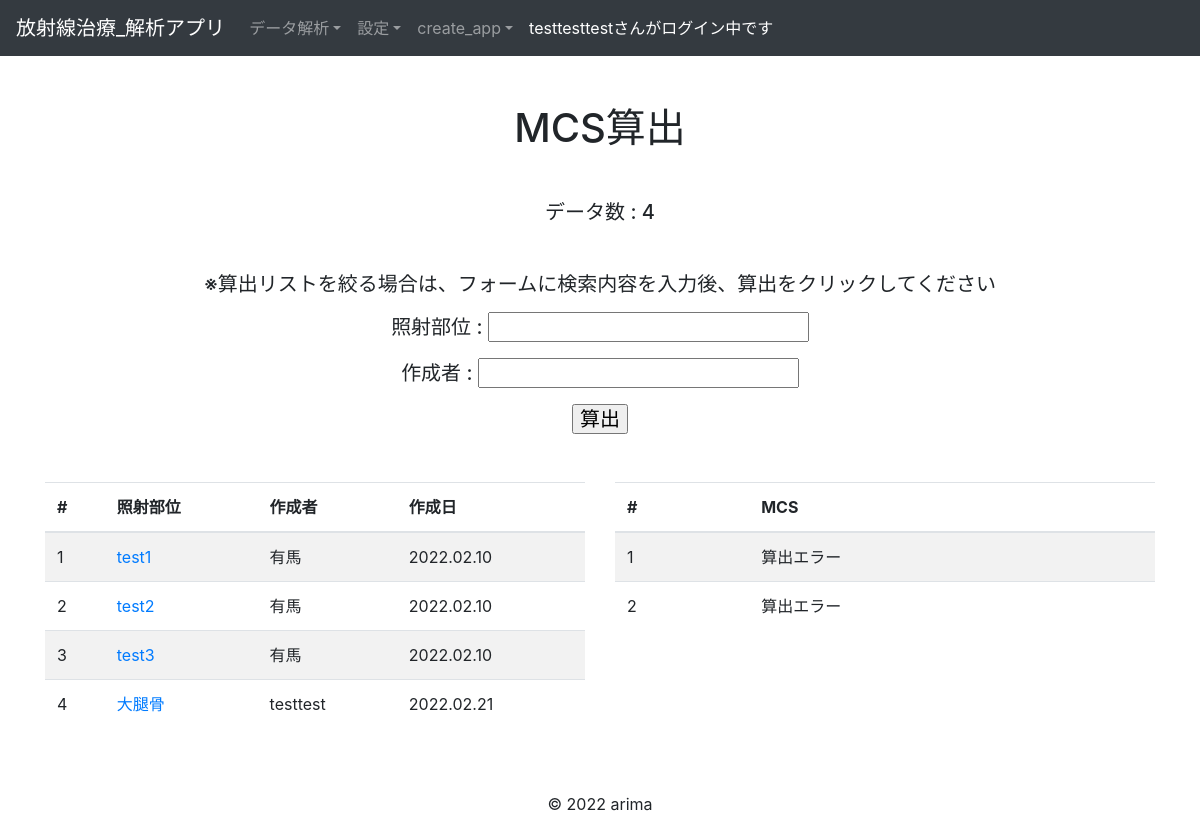
/analytics/mcs (signed in), run on the app's committed database.
### accounts/models.py (models this page shows, shortened)
class Users(AbstractBaseUser, PermissionsMixin):
    username = models.CharField(max_length=150)
    company = models.CharField(max_length=150)
    email = models.EmailField(max_length=255, unique=True)
    is_active = models.BooleanField(default=True)
    is_staff = models.BooleanField(default=False)
    USERNAME_FIELD = 'email'
    REQUIRED_FIELDS = ['username']
    objects = UserManager()
    def __str__(self):
        return self.username

### analytics/models.py (models this page shows, shortened)
class BaseModel(models.Model):
    create_at = models.DateTimeField()
    update_at = models.DateTimeField()
    class Meta:
        abstract = True #Tableとして作成されないようにする

class Rtdatas(BaseModel):
    region = models.CharField(max_length=10)
    user = models.ForeignKey(
        'accounts.Users', on_delete=models.CASCADE
    )
    objects = RtdatasManager()
    class Meta:
        db_table = 'rtdata'
        verbose_name_plural = 'RTデータ'
    def get_absolute_url(self):
        return reverse_lazy('analytics:detail_rtdata', kwargs={'pk': self.pk})

### analytics/views.py (the view, shortened to what this page needs)
# urls.py: path('mcs', Mcs.as_view(), name='mcs'),
class Mcs(LoginRequiredMixin, ListView):
    model = Rtdatas
    template_name = 'analytics/mcs.html'
    def get_queryset(self):
        query = super().get_queryset()
        region = self.request.GET.get('region', None)
        author = self.request.GET.get('author', None)
        if region:
            query = query.filter(
                region=region
            )
        order_by_create_at = self.request.GET.get('order_by_create_at', 0)
        if order_by_create_at == '1':
            query = query.order_by('create_at')
        elif order_by_create_at == '2':
            query = query.order_by('-create_at')
        return query
    def get_context_data(self,**kwargs):
        context = super().get_context_data(**kwargs)
        context['region'] = self.request.GET.get('region', '')
        context['author'] = self.request.GET.get('author', '')
        order_by_create_at = self.request.GET.get('order_by_create_at', 0)
        if order_by_create_at == '1':
            context['ascending'] = True
        elif order_by_create_at == '2':
            context['descending'] = True
        mcs_data = []
        region = self.request.GET.get('region', None)
        author = self.request.GET.get('author', None)
        if region and author:
            user_id = Users.objects.filter(username=author)
            rtdatas = Rtdatas.objects.filter(region=region, user_id=user_id)
        elif region:
            rtdatas = Rtdatas.objects.filter(region=region)
        elif author:
            user_id = Users.objects.filter(username=author)
            rtdatas = Rtdatas.objects.filter(user_id=user_id)
        else:
            rtdatas = Rtdatas.objects.fetch_all_rtdatas()
        for rtdata in rtdatas:
            rtdata_id = rtdata.id
            plandata = Plandatas.objects.filter(rtdata_id=rtdata_id)
            if plandata.first() is not None:
                        file = Plandatas.objects.get(rtdata_id=rtdata_id)
                        df = pydicom.read_file(file.plandata)
            else:
                mcs_data.append('算出エラー')
        context['mcs'] = mcs_data
        return context

### analytics/models.py (called while the page is built)
    def fetch_all_rtdatas(self):
        return self.order_by('id').all()

### templates/analytics/mcs.html (shortened to what this page needs)
{% extends "base.html" %}
{% block content %}
<div class="container">
  <h1 class="text-center my-5">MCS算出</h1>
  <h5 class="text-center my-5">データ数 : {{ object_list.count }}</h5>
  <h5 class="text-center my-5">
    <form method="get" action="{% url 'analytics:jtcs'%}">
      <p>※算出リストを絞る場合は、フォームに検索内容を入力後、算出をクリックしてください</p>
      <p>照射部位 : <input type="text" name="region" value="{{region}}"></p>
      <p>作成者 : <input type="text" name="author" value="{{author}}"></p>
      <p><input type="submit" value="算出"></p>
    </form>
  </h5>
  <div class="row justify-content-center">
    <div class="col-6">
      <table class="table table-striped table-hover">
        <thead>
          <tr>
            <th>#</th>
            <th>照射部位</th>
            <th>作成者</th>
            <th>作成日</th>
          </tr>
        </thead>
        <tbody>
          {% for object in object_list %}
            <tr>
              <td>{{ forloop.counter }}</td>
              <td><a href="{{ object.get_absolute_url }}">{{ object.region }}</a></td>
              <td>{{  object.user }}</td>
              <td>{{  object.create_at|date:"Y.m.j"}}</td>
            </tr>
          {% endfor %}
        </tbody>
      </table>
    </div>
    <div class="col-6">
      <table class="table table-striped table-hover">
        <thead>
          <tr>
            <th>#</th>
            <th>MCS</th>
          </tr>
        </thead>
        <tbody>
          {% for object in mcs %}
            <tr>
              <td>{{ forloop.counter }}</td>
              <td>{{ object }}</td>
            </tr>
          {% endfor %}
        </tbody>
      </table>
    </div>
  </div>
</div>
{% endblock %}

### templates/base.html (shortened to what this page needs)
<!DOCTYPE html>
<html>
  <head>
    <link
      rel="stylesheet"
      href="https://stackpath.bootstrapcdn.com/bootstrap/4.5.0/css/bootstrap.min.css"
    />
  </head>
  <body>
    <nav
      class="navbar navbar-expand-lg navbar-light bg-light navbar-dark bg-dark"
    >
      <a class="navbar-brand" href="{% url 'accounts:home'%}"
        >放射線治療_解析アプリ</a
      >
      <div class="collapse navbar-collapse" id="navbarNavDropdown">
        <ul class="navbar-nav">
          {% if user.is_authenticated %}
          <li class="nav-item dropdown">
            <a
              class="nav-link dropdown-toggle"
              id="navbarDropdownMenuLink"
              role="button"
              data-toggle="dropdown"
              aria-haspopup="true"
              aria-expanded="false"
              >データ解析</a
            >
          </li>
          {% endif %}
          <li class="nav-item dropdown">
            {% if user.is_authenticated %}
            <a
              class="nav-link dropdown-toggle"
              id="navbarDropdownMenuLink"
              role="button"
              data-toggle="dropdown"
              aria-haspopup="true"
              aria-expanded="false"
              >設定</a
            >
            {% endif %}
          </li>
          <li class="nav-item dropdown">
            <a
              class="nav-link dropdown-toggle"
              id="navbarDropdownMenuLink"
              role="button"
              data-toggle="dropdown"
              aria-haspopup="true"
              aria-expanded="false"
              >create_app</a
            >
          </li>
          <li class="nav-item active">
            {% if request.user.is_anonymous %}
            <a class="nav-link"
              >***** 未ログイン *****<span class="sr-only">(current)</span></a
            >
            {% else %}
            <a class="nav-link"
              >{{ request.user }}さんがログイン中です
              <span class="sr-only">(current)</span></a
            >
            {% endif %}
          </li>
        </ul>
      </div>
    </nav>
    {% block content %}{% endblock %} {% block javascript %}{% endblock %}
    <footer>
      <div class="container mt-5">
        <div class="row">
          <div class="mx-auto">
            <p>© 2022 arima</p>
          </div>
        </div>
      </div>
    </footer>
  </body>
</html>

### data on the page
Users: user "testtesttest"
Rtdatas: region "test1", user "有馬", create_at "2022.02.10"
Rtdatas: region "test2", user "有馬", create_at "2022.02.10"
Rtdatas: region "test3", user "有馬", create_at "2022.02.10"
Rtdatas: region "大腿骨", user "testtest", create_at "2022.02.21"

### other printed values
{{ object_list.count }} "4"
{{ object }} "算出エラー" "算出エラー"
